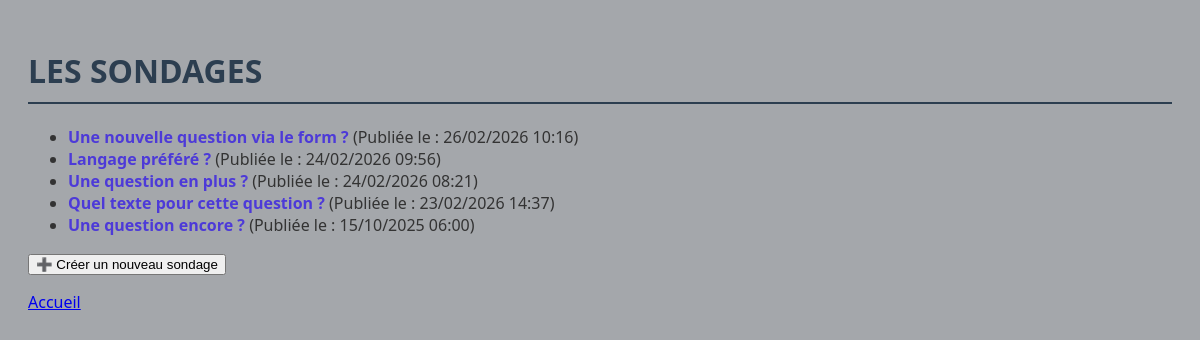
Before: /polls/ with the older database file.
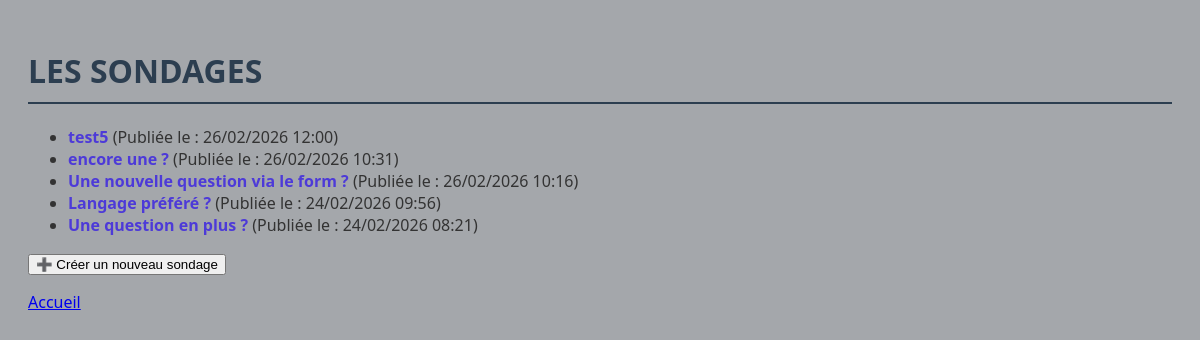
After: the same page with the newer database file.
### polls/models.py (models this page shows, shortened)
class Question(models.Model):
    question_text = models.CharField(max_length=200, verbose_name="Question")
    pub_date = models.DateTimeField('date de publication')
    choice_set: 'RelatedManager[Choice]'
    class Meta:
        verbose_name = "Question"
        verbose_name_plural = "Questions"

### polls/views.py (the view)
# urls.py: path("", views.index, name="index"),
def index(request: HttpRequest) -> HttpResponse:
    latest_question_list = Question.objects.order_by("-pub_date")[:5]
    context = {"latest_question_list": latest_question_list}
    return render(request, "polls/index.html", context)

### polls/templates/polls/index.html (shortened to what this page needs)
{% load static %}<!doctype html>
<html lang="fr">
  <head>
    <link rel="stylesheet" href="{% static 'polls/style.css' %}" />
  </head>
  <body>
    <h1>LES SONDAGES</h1>
    {% if latest_question_list %}
    <ul>
      {% for question in latest_question_list %}
      <li>
        <a href="/polls/{{ question.id }}/">{{ question.question_text }}</a>
        <span>(Publiée le : {{ question.pub_date|date:"d/m/Y H:i" }})</span>
      </li>
      {% endfor %}
    </ul>
    {% else %}
    <p>Aucun sondage. Revenez plus tard !</p>
    {% endif %}
    <p>
      <a href="{% url 'polls:create_question' %}" style="text-decoration: none">
        <button type="button">➕ Créer un nouveau sondage</button>
      </a>
    </p>
    <p><a href="{% url 'polls:all_polls' %}">Accueil</a></p>
  </body>
</html>

Changed rows visible on the page:
no longer on this page (row unchanged): Question: question_text "Quel texte pour cette question ?", pub_date "23/02/2026 14:37"
no longer on this page (row unchanged): Question: question_text "Une question encore ?", pub_date "15/10/2025 06:00"
added Question: question_text "test5", pub_date "26/02/2026 12:00"
added Question: question_text "encore une ?", pub_date "26/02/2026 10:31"
